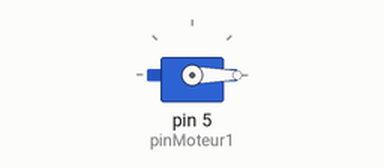
Simulated run of this sketch. Board: Arduino Uno, built with avr-gcc and run on an emulated ATmega328P. On the bench: servo. What the sketch prints to the serial monitor is not drawn.

Above: at 0.1 s.
At 1.1 s:
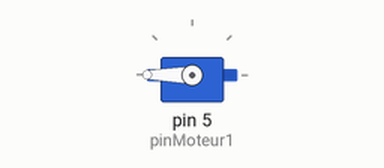
Timing chart, 0 to 3.5 s (numbered marks = the images above):
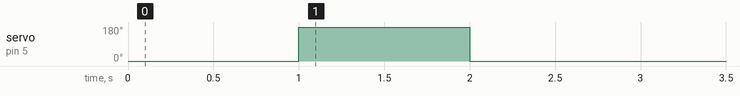

The sketch:

nrf_moteur_central.ino
```cpp
/**
 * Exemple de code pour la bibliothèque Mirf – Serveur Ping Pong
 */
#include <SPI.h>      // Pour la communication via le port SPI
#include <Mirf.h>     // Pour la gestion de la communication
#include <nRF24L01.h> // Pour les définitions des registres du nRF24L01
#include <MirfHardwareSpiDriver.h> // Pour la communication SPI
#include <Servo.h>
#define pinMoteur1 5

Servo moteur1;
void setup() {
  Serial.begin(9600);

  Mirf.cePin = 9; // Broche CE sur D9
  Mirf.csnPin = 10; // Broche CSN sur D10
  Mirf.spi = &MirfHardwareSpi; // On veut utiliser le port SPI hardware
  Mirf.init(); // Initialise la bibliothèque

  Mirf.channel = 1; // Choix du canal de communication (128 canaux disponibles, de 0 à 127)
  Mirf.payload = sizeof(long); // Taille d'un message (maximum 32 octets)
  Mirf.config(); // Sauvegarde la configuration dans le module radio

  Mirf.setTADDR((byte *) "nrf01"); // Adresse de transmission
  Mirf.setRADDR((byte *) "nrf02"); // Adresse de réception

  Serial.println("Go !");

  moteur1.attach(pinMoteur1);

  moteur1.write(0);
  delay(1000);
  moteur1.write(180);
  delay(1000);
  moteur1.write(0);
  delay(500);
}

void loop() {
  byte message[sizeof(long)];

  if(Mirf.dataReady()){
    Mirf.getData(message); // Réception du paquet
  }
  Serial.print(message[0], HEX);
  //Serial.println(sizeof(message[0]));
  if (message[0] == 1) {
    moteur1.write(80);
  }
  else{
    moteur1.write(0);
  }
}
```
